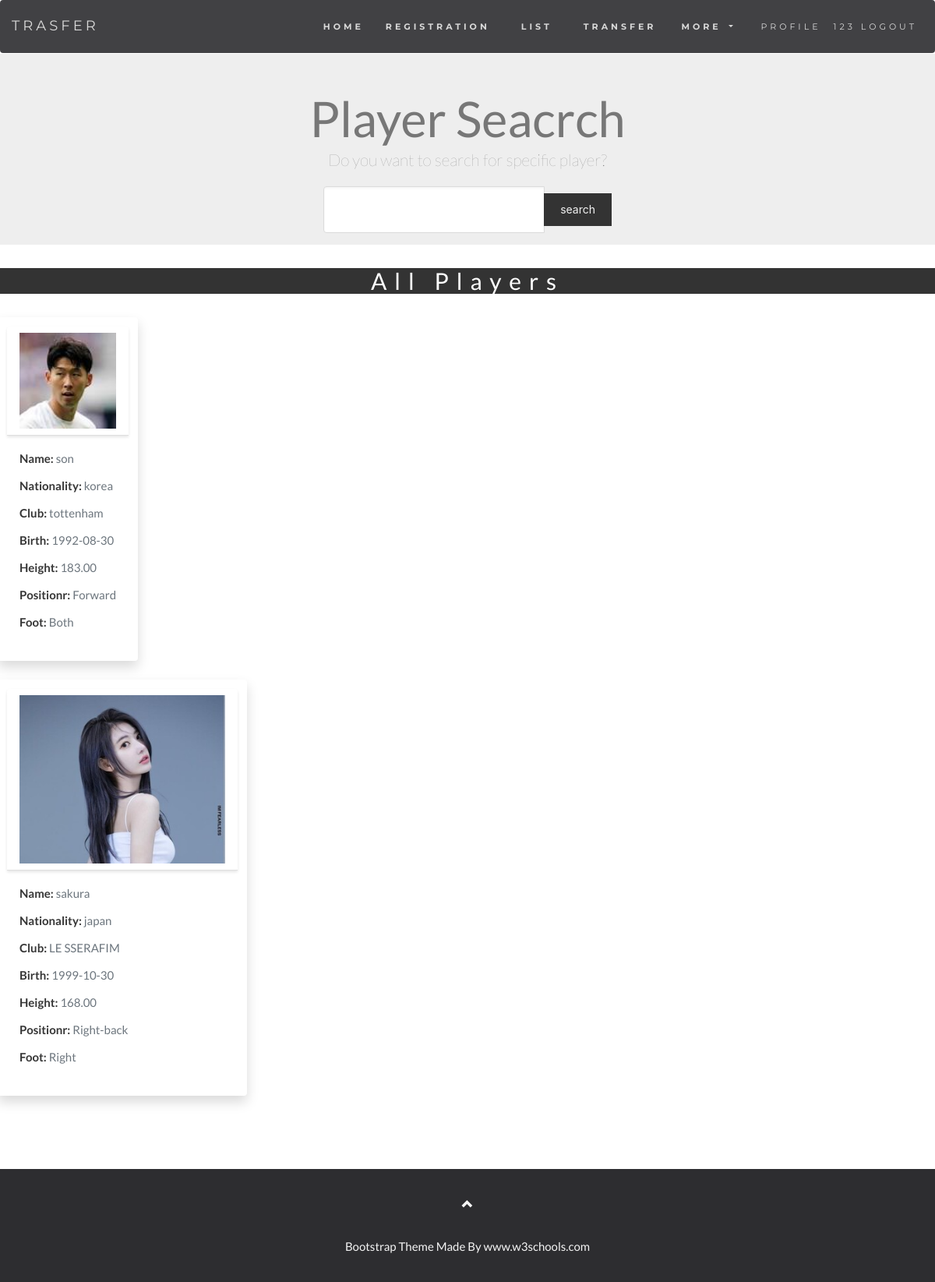
Page /player_list (signed in) on the committed database.
### app/models.py (models this page shows, shortened)
class User(UserMixin, db.Model):
    id      = db.Column(db.Integer, primary_key=True)
    username= db.Column(db.String(64), unique=True)
    email   = db.Column(db.String(64), unique=True, index=True)
    password_hash = db.Column(db.String(128))
    bids     = db.relationship('Bid', backref ='Bidder')
    players  = db.relationship('Player', backref ='Registerer')
    role_id = db.Column(db.Integer, db.ForeignKey('roles.id'))
    last_seen = db.Column(db.DateTime(), default=datetime.utcnow)
    member_since = db.Column(db.DateTime(), default=datetime.utcnow)
    league      = db.Column(db.Enum(League, values_callable=lambda x: [str(member.value) for member in League]), nullable=True)
    stadium     = db.Column(db.String(50), nullable=True)
    capacity    = db.Column(db.Enum(Capacity, values_callable=lambda x: [str(member.value) for member in Capacity]), nullable=True)
    location    = db.Column(db.String(64))
    manager     = db.Column(db.String(20), nullable=True)
    founded     = db.Column(db.DateTime, nullable=True)
    telephone   = db.Column(db.Numeric(15), nullable=True)
    emblem      = db.Column(db.String, nullable=True)
    @property
    def password(self):
        raise AttributeError('Password can not be read')
    def ping(self):
        self.last_seen = datetime.utcnow()
        db.session.add(self)
        db.session.commit()

class Player(db.Model):
    id          = db.Column(db.Integer, primary_key=True)
    name        = db.Column(db.String(50), nullable=False)
    nationality = db.Column(db.String(15), index=True, nullable=False)
    birth       = db.Column(db.Date, nullable=False)
    height      = db.Column(db.Numeric(10,2), nullable=False)
    position    = db.Column(db.Enum(PositionType, values_callable=lambda x: [str(member.value) for member in PositionType]), nullable=False)
    foot        = db.Column(db.String, nullable=False)
    club        = db.Column(db.String(30))
    status      = db.Column(db.Boolean, default= False)
    profile_pic = db.Column(db.String, nullable=False)
    user_id     =db.Column(db.Integer, db.ForeignKey("user.id")) # table name is usually stored in lowercase
    bids        = db.relationship('Bid', backref='user')

### app/main/views.py (the view)
@main.route('/player_list')
def player():
    page = request.args.get('page', type=int, default=1) # page
    player_list = Player.query.paginate(page=page, per_page=10)
    return render_template('player_list.html', player_list = player_list)

### app/auth/views.py (called while the page is built)
@auth.before_app_request
def before_request():
    if current_user.is_authenticated:
        current_user.ping()

### app/main/__init__.py (called while the page is built)
@main.app_context_processor
def inject_permissions():
    return dict(Permission=Permission)

### app/models.py (called while the page is built)
@login_manager.user_loader
def load_user(user_id):
    return User.query.get(int(user_id))

### app/templates/player_list.html (shortened to what this page needs)
{% extends "base.html" %}
{% block header %}
<div class="jumbotron text-center">
    <h1>Player Seacrch</h1>
    <p>Do you want to search for specific player?</p>
    <form class="col-md-4 col-lg-offset-4">
        <div class="input-group">
            <input type="text" id="search_kw" class="input is-large" value="{{ kw or '' }}">
            <div class="input-group-btn">
                <button class="btn btn-outline-secondary" type="button" id="btn_search">search</button>
            </div>
        </div>
    </form>
    <br>
</div>
{% endblock header %}
{% block content %}
<h4 class="text-center">All Players</h4>
<div class="row row-cols-1 row-cols-md-3">
    <div class="col mb-4">
        <div class="card-group">
            {% for player in player_list.items %}
            <div class="shadow p-3 mb-5 bg-white rounded" style="max-width: 20rem">
                <div class="card-header">
                    <img src="{{ player.profile_pic }}" style="width: 100%" >
                </div>
                <div class="card-body text-secondary">
                    <p class="card-title"><strong>Name:         </strong> {{player.name}}</p>
                    <p class="card-title"><strong>Nationality:  </strong> {{player.nationality}}</p>
                    <p class="card-title"><strong>Club:         </strong> {{player.club}}</p>
                    <p class="card-title"><strong>Birth:        </strong> {{player.birth}}</p>
                    <p class="card-title"><strong>Height:       </strong> {{player.height}}</p>
                    <p class="card-title"><strong>Positionr:    </strong> {{player.position.value}}</p>
                    <p class="card-title"><strong>Foot:         </strong> {{player.foot}}</p>
                </div>
            </div>
            {% endfor %}
        </div>
    </div>
</div>
<br>
{% endblock content %}

### app/templates/_navbar.html (shortened to what this page needs)
<nav class="navbar navbar-expand-sm navbar-light ">
    <div class="container-fluid ">
        <a class="navbar-brand" href="/">Trasfer</a>
        <div class="collapse navbar-collapse " id="navbarNavDarkDropdown">
            <ul class="navbar-nav navbar-right">
                <li class="nav-item"><a class="nav-link" href="/"><strong>Home</strong></a></li>
                <li class="nav-item px-3"><a class="nav-link" href="/player_regi"><strong>Registration</strong></a></li>
                <li class="nav-item px-3"><a class="nav-link" href="/player_list"><strong>List</strong></a></li>
                <li class="nav-item px-3"><a class="nav-link" href="/market"><strong>Transfer</strong></a></li>
                <li class="nav-item dropdown">
                    <a class="nav-link dropdown-toggle px-3" href="#" id="navbarDarkDropdownMenuLink" role="button" data-bs-toggle="dropdown" aria-expanded="false">
                        <strong>MORE</strong>
                    </a>
                </li>
            </ul>
        </div>
        <div class="collapse navbar-collapse flex-grow-0" id="navbarNav">
            {% if current_user.is_authenticated %}
                <ul class="nav navbar-nav">
                    <li class="nav-item">
                        <a class="nav-link" href="{{ url_for('main.user', username=current_user.username) }}">
                            profile
                        </a>
                    </li>
                </ul>
                <ul class="nav navbar-nav navbar-right">
                    <li class="nav-item">
                        <a class="nav-link" href="{{ url_for('auth.logout') }}">
                            {{ current_user.username }} logout
                        </a>
                    </li>
                </ul>
            {% else %}
            <ul class="nav navbar-nav navbar-right">
                <li class="nav-item"><a class="nav-link" href="{{ url_for('auth.login') }}">login</a></li>
            </ul>
            {%endif %}
    </div>
    </nav>

### app/static/css/style.css (style rules this page uses)
body { font: 400 15px/1.8 Lato, sans-serif; color: #777; }
h1 { color: #111; }
h3, h4 { margin: 10px 0 30px 0; letter-spacing: 10px; font-size: 20px; color: #111; }
.btn { padding: 10px 20px; background-color: #333; color: #f1f1f1; border-radius: 0; transition: .2s; }
.modal-header, h4, .close { background-color: #333; color: #fff !important; text-align: center; font-size: 30px; }
.navbar { z-index: 999; text-transform: uppercase; font-family: Montserrat, sans-serif; margin-bottom: 0; background-color: #2d2d30; border: 0; font-size: 11px !important; letter-spacing: 4px; opacity: 0.9; }
.navbar li a, .navbar .navbar-brand { color: #d5d5d5 !important; }

### rows in the picture
User: username "123"
Player: shows a picture, name "son", nationality "korea", club "tottenham", birth "1992-08-30", height "183.00", position.value "Forward", foot "Both"
Player: shows a picture, name "sakura", nationality "japan", club "LE SSERAFIM", birth "1999-10-30", height "168.00", position.value "Right-back", foot "Right"
